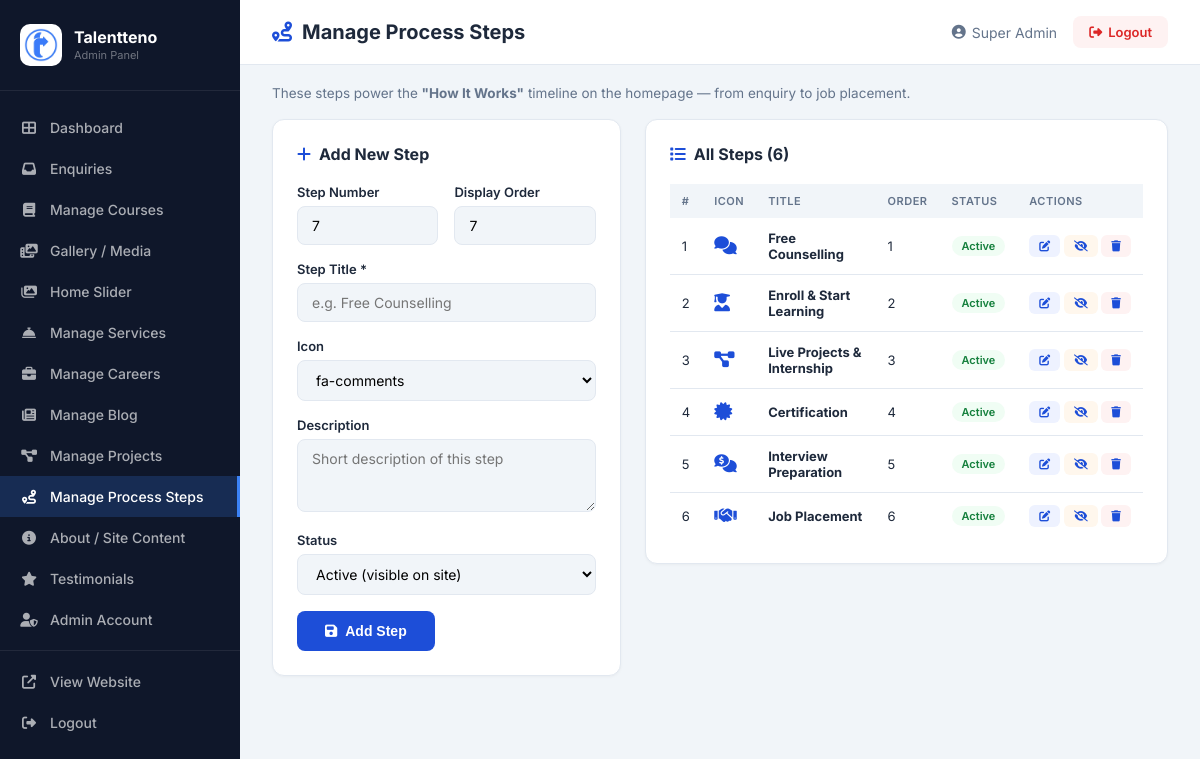
The page /backend/admin/process.php (signed in) on the database its author committed.
### tables this page shows
CREATE TABLE IF NOT EXISTS process_steps (
    id INT AUTO_INCREMENT PRIMARY KEY,
    step_number INT DEFAULT 1,
    title VARCHAR(255) NOT NULL,
    description VARCHAR(500),
    icon VARCHAR(100) DEFAULT 'fa-flag',
    sort_order INT DEFAULT 0,
    is_active TINYINT(1) DEFAULT 1,
    created_at TIMESTAMP DEFAULT CURRENT_TIMESTAMP
);

### backend/admin/process.php (the view, shortened to what this page needs)
<?php
require_once 'auth_check.php';
$icon_choices = [
    'fa-comments','fa-user-graduate','fa-project-diagram','fa-certificate',
    'fa-comments-dollar','fa-handshake','fa-flag','fa-laptop-code','fa-search',
    'fa-file-signature','fa-briefcase','fa-clipboard-check'
];
$edit_step = null;
$steps = $conn->query("SELECT * FROM process_steps ORDER BY sort_order ASC, step_number ASC")->fetch_all(MYSQLI_ASSOC);
?>
<!DOCTYPE html>
<html lang="en">
<head>
    <link rel="stylesheet" href="https://cdnjs.cloudflare.com/ajax/libs/font-awesome/6.5.0/css/all.min.css">
    <link rel="stylesheet" href="admin.css">
</head>
<body>
<?php include 'sidebar.php'; ?>
<div class="admin-main">
    <div class="admin-topbar">
        <h1 class="page-title"><i class="fas fa-route"></i> Manage Process Steps</h1>
        <div class="topbar-right">
            <span class="admin-name"><i class="fas fa-user-circle"></i> <?= htmlspecialchars($_SESSION['admin_name']) ?></span>
            <a href="logout.php" class="btn-logout"><i class="fas fa-sign-out-alt"></i> Logout</a>
        </div>
    </div>
    <div class="admin-content">
        <p style="margin:-8px 0 18px;color:#64748B;font-size:13.5px;">
            These steps power the <strong>"How It Works"</strong> timeline on the homepage — from enquiry to job placement.
        </p>
        <div style="display:grid;grid-template-columns:1fr 1.5fr;gap:24px;align-items:start;">
            <div class="admin-card">
                <h3 style="font-size:16px;font-weight:700;margin-bottom:20px;display:flex;align-items:center;gap:8px;">
                    <i class="fas fa-<?= $edit_step ? 'edit' : 'plus' ?>" style="color:var(--blue)"></i>
                    <?= $edit_step ? 'Edit Step' : 'Add New Step' ?>
                </h3>
                <form method="POST">
                    <div class="form-row">
                        <div class="form-group">
                            <label>Step Number</label>
                            <input type="number" name="step_number" value="<?= $edit_step['step_number'] ?? (count($steps)+1) ?>" min="1">
                        </div>
                        <div class="form-group">
                            <label>Display Order</label>
                            <input type="number" name="sort_order" value="<?= $edit_step['sort_order'] ?? (count($steps)+1) ?>">
                        </div>
                    </div>
                    <div class="form-group">
                        <label>Step Title *</label>
                        <input type="text" name="title" required value="<?= htmlspecialchars($edit_step['title'] ?? '') ?>" placeholder="e.g. Free Counselling">
                    </div>
                    <div class="form-group">
                        <label>Icon</label>
                        <select name="icon">
                            <?php foreach ($icon_choices as $ic): ?>
                            <option value="<?= $ic ?>" <?= ($edit_step['icon'] ?? '')===$ic?'selected':'' ?>><?= $ic ?></option>
                            <?php endforeach; ?>
                        </select>
                    </div>
                    <div class="form-group">
                        <label>Description</label>
                        <textarea name="description" rows="3" placeholder="Short description of this step"><?= htmlspecialchars($edit_step['description'] ?? '') ?></textarea>
                    </div>
                    <div class="form-group">
                        <label>Status</label>
                        <select name="is_active">
                            <option value="1" <?= ($edit_step['is_active'] ?? 1)==1?'selected':'' ?>>Active (visible on site)</option>
                        </select>
                    </div>
                    <button type="submit" class="btn-save">
                        <i class="fas fa-save"></i> <?= $edit_step ? 'Update Step' : 'Add Step' ?>
                    </button>
                </form>
            </div>
            <div class="admin-card">
                <div class="card-header">
                    <h3><i class="fas fa-list"></i> All Steps (<?= count($steps) ?>)</h3>
                </div>
                <div class="table-wrap">
                    <table class="admin-table">
                        <thead>
                            <tr><th>#</th><th>Icon</th><th>Title</th><th>Order</th><th>Status</th><th>Actions</th></tr>
                        </thead>
                        <tbody>
                            <?php foreach ($steps as $s): ?>
                            <tr>
                                <td><?= (int)$s['step_number'] ?></td>
                                <td><i class="fas <?= htmlspecialchars($s['icon']) ?>" style="color:var(--blue);font-size:18px;"></i></td>
                                <td><strong><?= htmlspecialchars($s['title']) ?></strong></td>
                                <td><?= (int)$s['sort_order'] ?></td>
                                <td>
                                    <span class="badge badge-<?= $s['is_active']?'green':'gray' ?>">
                                        <?= $s['is_active']?'Active':'Inactive' ?>
                                    </span>
                                </td>
                                <td style="white-space:nowrap;">
                                    <a href="?edit=<?= $s['id'] ?>" class="btn-xs btn-blue"><i class="fas fa-edit"></i></a>
                                    <a href="?toggle=<?= $s['id'] ?>" class="btn-xs btn-<?= $s['is_active']?'orange':'green' ?>">
                                        <i class="fas fa-<?= $s['is_active']?'eye-slash':'eye' ?>"></i>
                                    </a>
                                    <a href="?delete=<?= $s['id'] ?>" class="btn-xs btn-red" onclick="return confirm('Delete this step?')"><i class="fas fa-trash"></i></a>
                                </td>
                            </tr>
                            <?php endforeach; ?>
                        </tbody>
                    </table>
                </div>
            </div>
        </div>
    </div>
</div>
</body>
</html>

### backend/admin/admin.css (style rules this page uses)
*, *::before, *::after { box-sizing: border-box; margin: 0; padding: 0; }
:root { --sidebar-w: 240px; --blue: #1D4ED8; --blue-light: #3B82F6; --bg: #F1F5F9; --white: #FFFFFF; --text: #1E293B; --text-muted: #64748B; --border: #E2E8F0; }
body { font-family: 'Inter', sans-serif; background: var(--bg); color: var(--text); display: flex; min-height: 100vh; }
.admin-main { margin-left: var(--sidebar-w); flex: 1; display: flex; flex-direction: column; }
.admin-topbar { background: white; border-bottom: 1px solid var(--border); padding: 16px 32px; display: flex; align-items: center; justify-content: space-between; position: sticky; top: 0; z-index: 100; }
.page-title { font-size: 20px; font-weight: 700; display: flex; align-items: center; gap: 10px; color: var(--text); }
.page-title i { color: var(--blue); }
.topbar-right { display: flex; align-items: center; gap: 16px; }
.admin-name { color: var(--text-muted); font-size: 14px; display: flex; align-items: center; gap: 6px; }
.btn-logout { background: #FEF2F2; color: #DC2626; padding: 8px 16px; border-radius: 8px; text-decoration: none; font-size: 13px; font-weight: 600; display: flex; align-items: center; gap: 6px; }
.admin-content { padding: 28px 32px; flex: 1; }
.admin-card { background: white; border-radius: 12px; padding: 24px; border: 1px solid var(--border); box-shadow: 0 1px 3px rgba(0,0,0,0.04); }
.card-header { display: flex; align-items: center; justify-content: space-between; margin-bottom: 20px; }
.card-header h3 { font-size: 16px; font-weight: 700; display: flex; align-items: center; gap: 8px; color: var(--text); }
.card-header h3 i { color: var(--blue); }
.table-wrap { overflow-x: auto; }
.admin-table { width: 100%; border-collapse: collapse; font-size: 13px; }
.admin-table th { background: var(--bg); padding: 10px 12px; text-align: left; font-weight: 600; color: var(--text-muted); font-size: 11px; letter-spacing: 0.5px; text-transform: uppercase; }
.admin-table td { padding: 12px 12px; border-bottom: 1px solid var(--border); vertical-align: middle; }
.admin-table tr:last-child td { border-bottom: none; }
.admin-table a { color: var(--blue); text-decoration: none; }
.badge { display: inline-block; padding: 3px 10px; border-radius: 50px; font-size: 11px; font-weight: 600; }
.badge-green { background: #F0FDF4; color: #15803D; }
.btn-xs { padding: 4px 10px; border-radius: 6px; font-size: 11px; font-weight: 600; text-decoration: none; display: inline-block; }
.btn-blue { background: #EEF2FF; color: var(--blue); }
.btn-orange { background: #FFF7ED; color: #C2410C; }
.btn-red { background: #FEF2F2; color: #DC2626; }
.form-row { display: grid; grid-template-columns: 1fr 1fr; gap: 16px; }
.form-group { margin-bottom: 16px; }
.form-group label { display: block; font-size: 13px; font-weight: 600; color: var(--text); margin-bottom: 6px; }
.form-group input, .form-group select, .form-group textarea { width: 100%; padding: 10px 14px; border: 1.5px solid var(--border); border-radius: 8px; font-size: 14px; font-family: inherit; background: var(--bg); transition: all 0.2s; }
.btn-save { background: var(--blue); color: white; border: none; padding: 12px 28px; border-radius: 8px; font-size: 14px; font-weight: 700; cursor: pointer; display: flex; align-items: center; gap: 8px; }

### rows shown on the page
process_steps: step_number "1", title "Free Counselling", sort_order "1", is_active "Active"
process_steps: step_number "2", title "Enroll & Start Learning", sort_order "2", is_active "Active"
process_steps: step_number "3", title "Live Projects & Internship", sort_order "3", is_active "Active"
process_steps: step_number "4", title "Certification", sort_order "4", is_active "Active"
process_steps: step_number "5", title "Interview Preparation", sort_order "5", is_active "Active"
process_steps: step_number "6", title "Job Placement", sort_order "6", is_active "Active"

### other values the page prints
$_SESSION['admin_name'] "Super Admin"
count($steps) "6"
form field icon "fa-comments"
